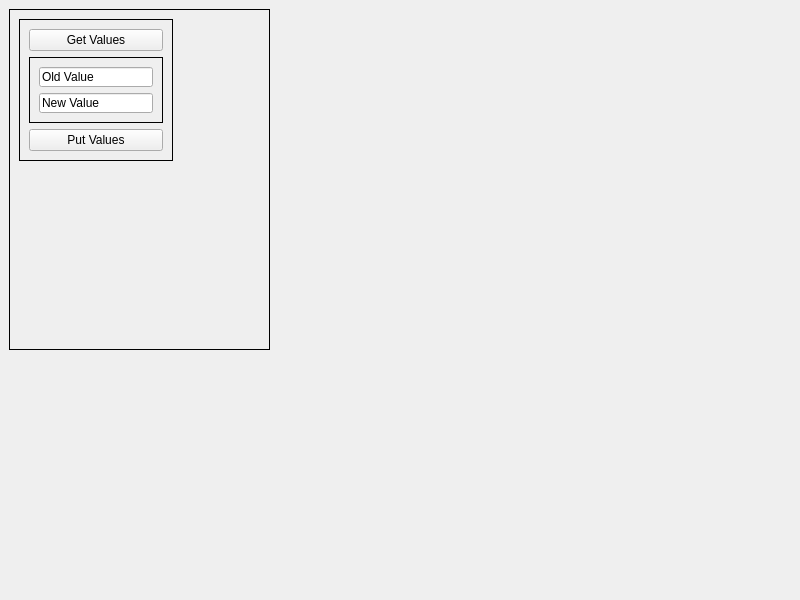
<?xml version="1.0" encoding="UTF-8"?>
<ui version="4.0">
 <class>MainWindow</class>
 <widget class="QMainWindow" name="MainWindow">
  <property name="geometry">
   <rect>
    <x>0</x>
    <y>0</y>
    <width>800</width>
    <height>600</height>
   </rect>
  </property>
  <property name="windowTitle">
   <string>MainWindow</string>
  </property>
  <widget class="QWidget" name="centralwidget">
   <widget class="QFrame" name="frame">
    <property name="geometry">
     <rect>
      <x>9</x>
      <y>9</y>
      <width>261</width>
      <height>341</height>
     </rect>
    </property>
    <property name="frameShape">
     <enum>QFrame::Box</enum>
    </property>
    <property name="frameShadow">
     <enum>QFrame::Plain</enum>
    </property>
    <widget class="QFrame" name="frame_3">
     <property name="geometry">
      <rect>
       <x>10</x>
       <y>10</y>
       <width>154</width>
       <height>142</height>
      </rect>
     </property>
     <property name="frameShape">
      <enum>QFrame::Box</enum>
     </property>
     <property name="frameShadow">
      <enum>QFrame::Plain</enum>
     </property>
     <layout class="QVBoxLayout" name="verticalLayout_2">
      <item>
       <widget class="QPushButton" name="pushButton">
        <property name="text">
         <string>Get Values</string>
        </property>
       </widget>
      </item>
      <item>
       <widget class="QFrame" name="frame_2">
        <property name="frameShape">
         <enum>QFrame::Box</enum>
        </property>
        <property name="frameShadow">
         <enum>QFrame::Plain</enum>
        </property>
        <layout class="QVBoxLayout" name="verticalLayout">
         <item>
          <widget class="QLineEdit" name="lineEdit">
           <property name="text">
            <string>Old Value</string>
           </property>
          </widget>
         </item>
         <item>
          <widget class="QLineEdit" name="lineEdit_2">
           <property name="text">
            <string>New Value</string>
           </property>
          </widget>
         </item>
        </layout>
       </widget>
      </item>
      <item>
       <widget class="QPushButton" name="pushButton_2">
        <property name="text">
         <string>Put Values</string>
        </property>
       </widget>
      </item>
     </layout>
    </widget>
   </widget>
  </widget>
 </widget>
 <resources/>
 <connections/>
</ui>
